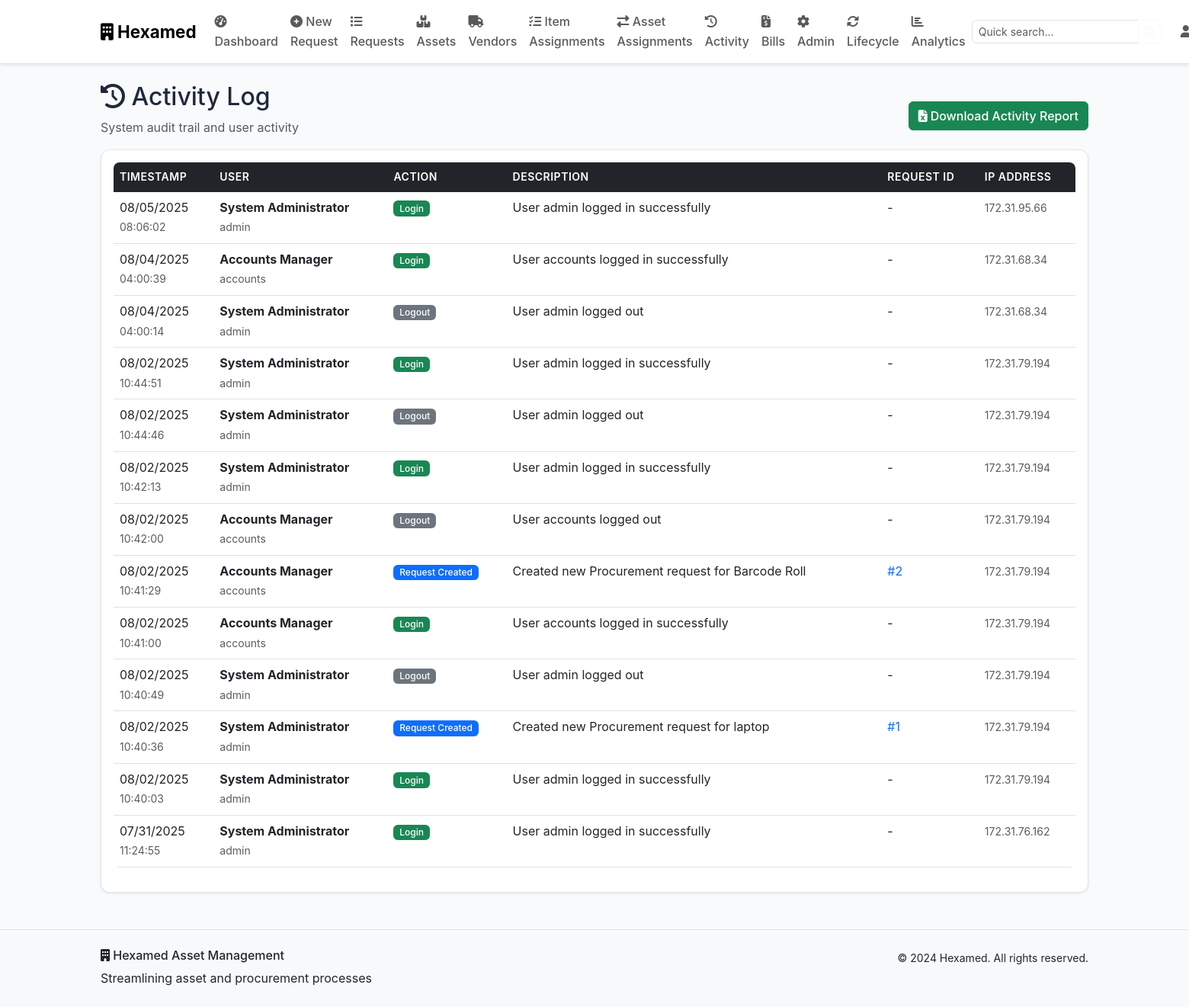
The app's page /activity (signed in), older data.
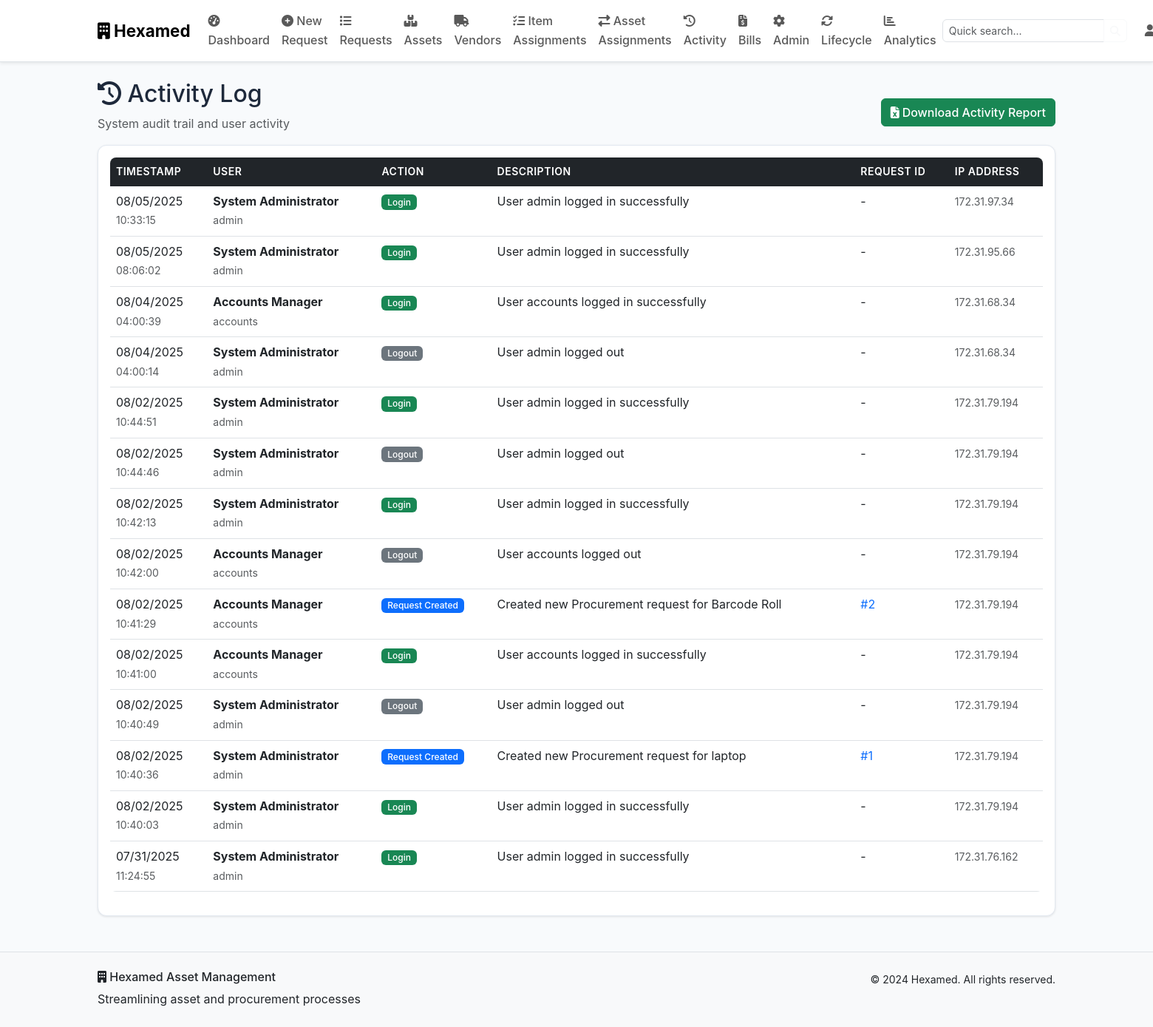
The same page, newer data.
### models.py (models this page shows, shortened)
class ActivityLog(db.Model):
    id = db.Column(db.Integer, primary_key=True)
    action = db.Column(db.String(100), nullable=False)
    description = db.Column(db.Text, nullable=False)
    timestamp = db.Column(db.DateTime, default=datetime.utcnow)
    ip_address = db.Column(db.String(45))
    user_id = db.Column(db.Integer, db.ForeignKey('user.id'), nullable=False)
    request_id = db.Column(db.Integer, db.ForeignKey('asset_request.id'), nullable=True)
    user = db.relationship('User', backref='activities')
    request = db.relationship('AssetRequest', backref='activities')

class User(db.Model):
    id = db.Column(db.Integer, primary_key=True)
    username = db.Column(db.String(80), unique=True, nullable=False)
    email = db.Column(db.String(120), unique=True, nullable=False)
    password_hash = db.Column(db.String(256), nullable=False)
    role = db.Column(db.String(50), nullable=False, default='User')
    full_name = db.Column(db.String(100), nullable=False)
    floor = db.Column(db.String(50))  # GROUND FLOOR IST FLOOR, SECOND FLOOR , 3RD FLOOR , 4TJH FLOOR
    department = db.Column(db.String(100))  #RADIOLOGY, LAB , OPD , CALL CENTER , ADMIN , ACCCOUNTS , HUMAN RESOURCES , IT , OPERATIONS , RECEPTION , STORE , STAFF WELFARE , WARD , XRAY , OTHERS
    created_at = db.Column(db.DateTime, default=datetime.utcnow)
    is_active = db.Column(db.Boolean, default=True)
    requests = db.relationship('AssetRequest', foreign_keys='AssetRequest.user_id', backref='requester', lazy=True)

### routes.py (the view)
    def decorated_function(*args, **kwargs):
        if 'user_id' not in session:
            flash('Please log in to access this page.', 'warning')
            return redirect(url_for('login'))
        return f(*args, **kwargs)

### routes.py (called while the page is built)
def require_login(f):
    def decorated_function(*args, **kwargs):
        if 'user_id' not in session:
            flash('Please log in to access this page.', 'warning')
            return redirect(url_for('login'))
        return f(*args, **kwargs)
    decorated_function.__name__ = f.__name__
    return decorated_function

@app.route('/activity')
@require_login
def activity_log():
    user = User.query.get(session['user_id'])
    page = request.args.get('page', 1, type=int)
    activities = ActivityLog.query.order_by(ActivityLog.timestamp.desc()).paginate(
        page=page, per_page=20, error_out=False)
    return render_template('activity.html', activities=activities, user=user)

### templates/activity.html (shortened to what this page needs)
{% extends "base.html" %}
{% block content %}
<div class="container my-4">
    <div class="row">
        <div class="col">
            <div class="d-flex justify-content-between align-items-center">
                <div>
                    <h2><i class="fas fa-history"></i> Activity Log</h2>
                    <p class="text-muted">System audit trail and user activity</p>
                </div>
                {% if user.role in ['Admin', 'MD', 'Accounts/SCM'] %}
                <div>
                    <a href="{{ url_for('download_recent_activity') }}" class="btn btn-success">
                        <i class="fas fa-file-excel me-1"></i>Download Activity Report
                    </a>
                </div>
                {% endif %}
            </div>
        </div>
    </div>
    {% if activities.items %}
    <div class="card">
        <div class="card-body">
            <div class="table-responsive">
                <table class="table table-hover">
                    <thead>
                        <tr>
                            <th>Timestamp</th>
                            <th>User</th>
                            <th>Action</th>
                            <th>Description</th>
                            <th>Request ID</th>
                            <th>IP Address</th>
                        </tr>
                    </thead>
                    <tbody>
                        {% for activity in activities.items %}
                        <tr>
                            <td>
                                <div>
                                    {{ activity.timestamp.strftime('%m/%d/%Y') }}
                                    <br><small class="text-muted">{{ activity.timestamp.strftime('%H:%M:%S') }}</small>
                                </div>
                            </td>
                            <td>
                                <div>
                                    <strong>{{ activity.user.full_name }}</strong>
                                    <br><small class="text-muted">{{ activity.user.username }}</small>
                                </div>
                            </td>
                            <td>
                                {% if 'Login' in activity.action %}
                                    <span class="badge bg-success">{{ activity.action }}</span>
                                {% elif 'Logout' in activity.action %}
                                    <span class="badge bg-secondary">{{ activity.action }}</span>
                                {% elif 'Created' in activity.action %}
                                    <span class="badge bg-primary">{{ activity.action }}</span>
                                {% elif 'Approved' in activity.action %}
                                    <span class="badge bg-success">{{ activity.action }}</span>
                                {% elif 'Rejected' in activity.action %}
                                    <span class="badge bg-danger">{{ activity.action }}</span>
                                {% elif 'Hold' in activity.action %}
                                    <span class="badge bg-warning">{{ activity.action }}</span>
                                {% else %}
                                    <span class="badge bg-info">{{ activity.action }}</span>
                                {% endif %}
                            </td>
                            <td>{{ activity.description }}</td>
                            <td>
                                {% if activity.request_id %}
                                    <a href="{{ url_for('view_requests') }}" class="text-decoration-none">
                                        #{{ activity.request_id }}
                                    </a>
                                {% else %}
                                    -
                                {% endif %}
                            </td>
                            <td>
                                <small class="text-muted">{{ activity.ip_address or '-' }}</small>
                            </td>
                        </tr>
                        {% endfor %}
                    </tbody>
                </table>
            </div>
        </div>
    </div>
    {% endif %}
</div>
{% endblock %}

### templates/base.html (shortened to what this page needs)
<!DOCTYPE html>
<html lang="en" data-bs-theme="light">
<head>
    <link href="https://cdn.jsdelivr.net/npm/bootstrap@5.3.0/dist/css/bootstrap.min.css" rel="stylesheet">
    <link rel="stylesheet" href="https://cdnjs.cloudflare.com/ajax/libs/font-awesome/6.4.0/css/all.min.css">
    <link rel="stylesheet" href="{{ url_for('static', filename='style.css') }}">
</head>
<body>
    {% if session.user_id %}
    <nav class="navbar navbar-expand-lg navbar-light bg-white shadow-sm border-bottom">
        <div class="container">
            <a class="navbar-brand" href="{{ url_for('dashboard') }}">
                <i class="fas fa-building"></i> Hexamed
            </a>
            <div class="collapse navbar-collapse" id="navbarNav">
                <ul class="navbar-nav me-auto">
                    <li class="nav-item">
                        <a class="nav-link" href="{{ url_for('dashboard') }}">
                            <i class="fas fa-tachometer-alt"></i> Dashboard
                        </a>
                    </li>
                    <li class="nav-item">
                        <a class="nav-link" href="{{ url_for('create_request') }}">
                            <i class="fas fa-plus-circle"></i> New Request
                        </a>
                    </li>
                    <li class="nav-item">
                        <a class="nav-link" href="{{ url_for('view_requests') }}">
                            <i class="fas fa-list"></i> Requests
                        </a>
                    </li>
                    <li class="nav-item">
                        <a class="nav-link" href="{{ url_for('view_assets') }}">
                            <i class="fas fa-boxes"></i> Assets
                        </a>
                    </li>
                    {% if session.role in ['Admin', 'MD', 'Accounts/SCM'] %}
                    <li class="nav-item">
                        <a class="nav-link" href="{{ url_for('view_vendors') }}">
                            <i class="fas fa-truck"></i> Vendors
                        </a>
                    </li>
                    {% endif %}
                    {% if session.role in ['Admin', 'MD', 'Accounts/SCM'] %}
                        <li class="nav-item">
                            <a class="nav-link" href="{{ url_for('view_assignments') }}">
                                <i class="fas fa-tasks"></i> Item Assignments
                            </a>
                        </li>
                        <li class="nav-item">
                            <a class="nav-link" href="{{ url_for('view_asset_assignments') }}">
                                <i class="fas fa-exchange-alt"></i> Asset Assignments
                            </a>
                        </li>
                        {% endif %}
                    <li class="nav-item">
                        <a class="nav-link" href="{{ url_for('activity_log') }}">
                            <i class="fas fa-history"></i> Activity
                        </a>
                    </li>
                    {% if session.role in ['Admin', 'MD', 'Accounts/SCM'] %}
                        <li class="nav-item">
                            <a class="nav-link" href="{{ url_for('view_bills') }}">
                                <i class="fas fa-file-invoice-dollar"></i> Bills
                            </a>
                        </li>
                        {% endif %}
                    {% if session.role in ['Admin', 'MD'] %}
                    <li class="nav-item">
                        <a class="nav-link" href="{{ url_for('admin_panel') }}">
                            <i class="fas fa-cog"></i> Admin
                        </a>
                    </li>
                    {% endif %}
                    <li class="nav-item">
                        <a class="nav-link" href="{{ url_for('asset_lifecycle_dashboard') }}">
                            <i class="fas fa-sync-alt"></i> Lifecycle
                        </a>
                    </li>
                    <li class="nav-item">
                        <a class="nav-link" href="{{ url_for('analytics_dashboard') }}">
                            <i class="fas fa-chart-bar"></i> Analytics
                        </a>
                    </li>
                </ul>
                <div class="navbar-nav me-3 d-none d-lg-block">
                    <div class="nav-item search-container position-relative">
                        <div class="input-group" style="width: 250px;">
                            <input type="text" class="form-control form-control-sm" id="navSearch"
                                   placeholder="Quick search..." autocomplete="off">
                            <button class="btn btn-outline-light btn-sm" type="button" id="navSearchButton">
                                <i class="fas fa-search"></i>
                            </button>
                        </div>
                    </div>
                </div>
                <ul class="navbar-nav">
                    <li class="nav-item dropdown">
                        <a class="nav-link dropdown-toggle" href="#" id="navbarDropdown" role="button" data-bs-toggle="dropdown">
                            <i class="fas fa-user"></i> {{ session.full_name }}
                        </a>
                    </li>
                </ul>
            </div>
        </div>
    </nav>
    {% endif %}
    <main>
        {% block content %}{% endblock %}
    </main>
    <footer class="bg-light text-dark mt-5 py-4 border-top">
        <div class="container">
            <div class="row">
                <div class="col-md-6">
                    <h6><i class="fas fa-building"></i> Hexamed Asset Management</h6>
                    <p class="mb-0">Streamlining asset and procurement processes</p>
                </div>
                <div class="col-md-6 text-md-end">
                    <small>&copy; 2024 Hexamed. All rights reserved.</small>
                </div>
            </div>
        </div>
    </footer>
</body>
</html>

### static/style.css (style rules this page uses)
:root { --hexamed-primary: #2563eb; --hexamed-secondary: #64748b; --hexamed-success: #00ffaa; --hexamed-warning: #ffa200; --hexamed-danger: #ff0000; --hexamed-info: #06b6d4; --hexamed-light: #f8fafc; --hexamed-dark: #465977; --hexamed-gradient: linear-gradient(135deg, #2563eb, #06b6d4); }
body { font-family: 'Inter', 'Segoe UI', Tahoma, Geneva, Verdana, sans-serif; line-height: 1.6; background-color: #f8fafc; color: #1e293b; }
.navbar-brand { font-weight: bold; font-size: 1.4rem; }
.navbar-nav .nav-link { font-weight: 500; transition: color 0.3s ease; }
.card { border: 1px solid #e2e8f0; border-radius: 0.75rem; box-shadow: 0 1px 3px rgba(0, 0, 0, 0.1); transition: all 0.3s ease; background: white; }
.btn { font-weight: 500; transition: all 0.3s ease; border-radius: 0.375rem; }
.table { border-radius: 0.5rem; overflow: hidden; }
.table thead th { background-color: var(--bs-dark); color: white; border: none; font-weight: 600; text-transform: uppercase; font-size: 0.875rem; letter-spacing: 0.5px; }
.table tbody tr { transition: background-color 0.2s ease; }
.badge { font-weight: 500; font-size: 0.75rem; padding: 0.35em 0.65em; }
.form-control, .form-select { border-radius: 0.375rem; border: 1px solid var(--bs-border-color); transition: border-color 0.3s ease, box-shadow 0.3s ease; }
.search-container { position: relative; }

Row changes from the older to the newer data that the page shows:
added ActivityLog: timestamp "08/05/2025", timestamp "10:33:15", user.full_name "System Administrator", user.username "admin", action "Login", description "User admin logged in successfully", ip_address "172.31.97.34"
